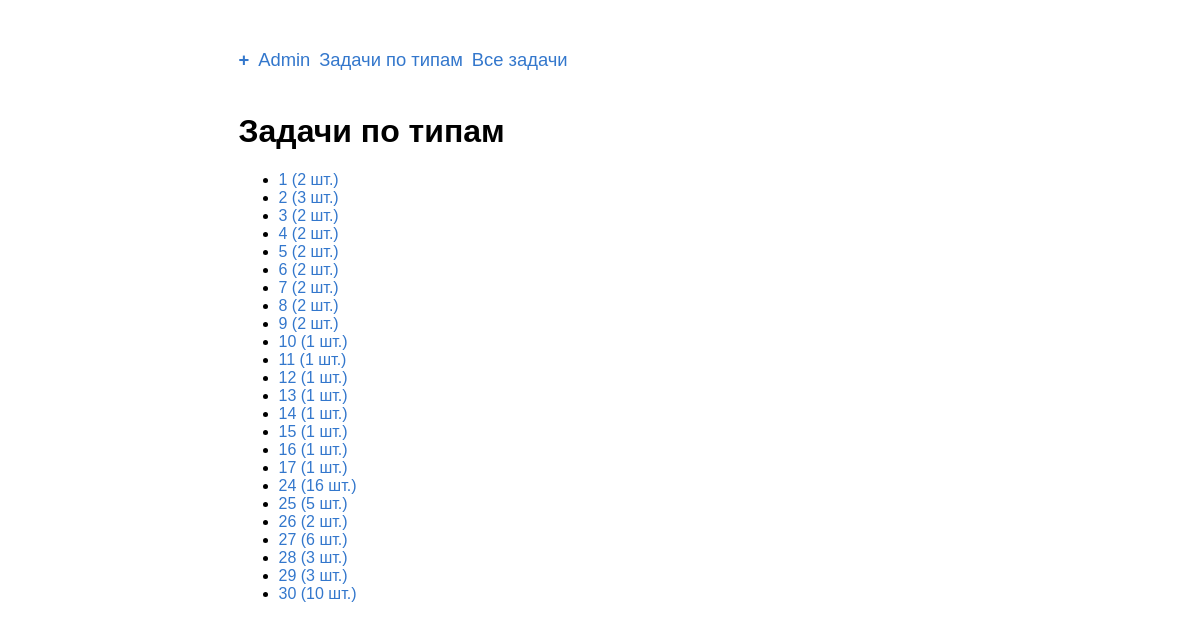
The app's page /types/, older data.
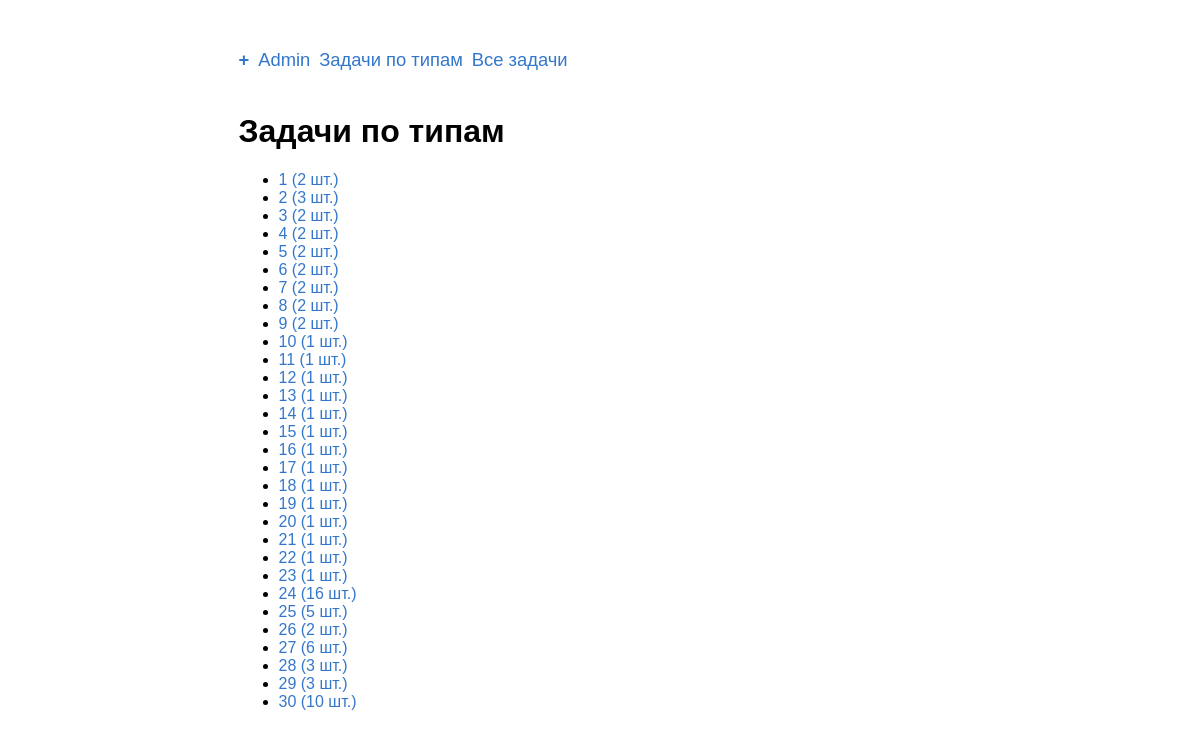
The same page, newer data.
### problems/models.py (models this page shows, shortened)
class TypeInEGE(models.Model):
    objects = TypeInEGEManager()
    number = models.PositiveSmallIntegerField('номер')
    max_score = models.PositiveSmallIntegerField('максимальное количество'
                                                 ' баллов')
    part_ege = models.ForeignKey(PartOfEGE,
                                 on_delete=models.CASCADE,
                                 verbose_name='часть ЕГЭ',
                                 default=1)
    class Meta:
        verbose_name = 'тип'
        verbose_name_plural = 'типы'
        default_related_name = 'type'
        ordering = ['number']
    def get_absolute_url(self):
        return reverse('typesinege:problems', kwargs={'number': self.number})

### typesinege/views.py (the view)
# urls.py: path('', views.TypesView.as_view(), name='list'),
class TypesView(ListView):
    model = TypeInEGE
    template_name = 'typesinege/types.html'
    context_object_name = 'types'
    def get_queryset(self):
        return super().get_queryset().order_by('number')

### problems/models.py (called while the page is built)
    def get_queryset(self):
        queryset = super().get_queryset()
        queryset = queryset.annotate(problems_count=Count('problems'))
        return queryset

### templates/typesinege/types.html
{% extends "base.html" %}
{% load static %}
{% block content %}
    <h1>Задачи по типам</h1>
    <ul>
        {% for type in types %}
            <li><a href="{{ type.get_absolute_url }}">{{ type.number }} ({{type.problems_count}} шт.)</a></li>
        {% endfor %}
    </ul>
{% endblock %}

### templates/base.html (shortened to what this page needs)
{% load static %}
<!DOCTYPE html>
<html lang="ru">
    <head>
        <link rel="stylesheet" href="{% static 'css/style.css'%}" type="text/css">
    </head>
    <body>
        <header>
          {% include "includes/nav.html" %}
        </header>
        <main>
            {% block content %}Пусто :({% endblock %}
        </main>
    </body>
</html>

### templates/includes/nav.html (shortened to what this page needs)
<nav>
    <strong><a href="/admin/problems/problem/add/" title="Добавить задачу">+</a></strong>&nbsp;
    <a href="/admin/">Admin</a>&nbsp;
    <a href="{% url 'typesinege:list'%}">Задачи по типам</a>&nbsp;
    <a href="{% url 'problems:list'%}">Все задачи</a>&nbsp;
</nav>

### static/css/style.css (style rules this page uses)
html { overflow-y: scroll; }
body { -webkit-hyphens: auto; -moz-hyphens: auto; -ms-hyphens: auto; hyphens: auto; margin: 0px auto; width: 723px; max-width: 100%; font-family: Tahoma, Arial; text-align: justify; }
a { text-decoration: none; color: #3377cc; }
nav { margin: 5ex 0 4ex 0; }
nav a { line-height: 2em; font-size: 115%; -webkit-hyphens: none; -moz-hyphens: none; -ms-hyphens: none; hyphens: none; }

Row changes from the older to the newer data that the page shows:
added TypeInEGE: number "18", problems_count "1"
added TypeInEGE: number "19", problems_count "1"
added TypeInEGE: number "20", problems_count "1"
added TypeInEGE: number "21", problems_count "1"
added TypeInEGE: number "22", problems_count "1"
added TypeInEGE: number "23", problems_count "1"
